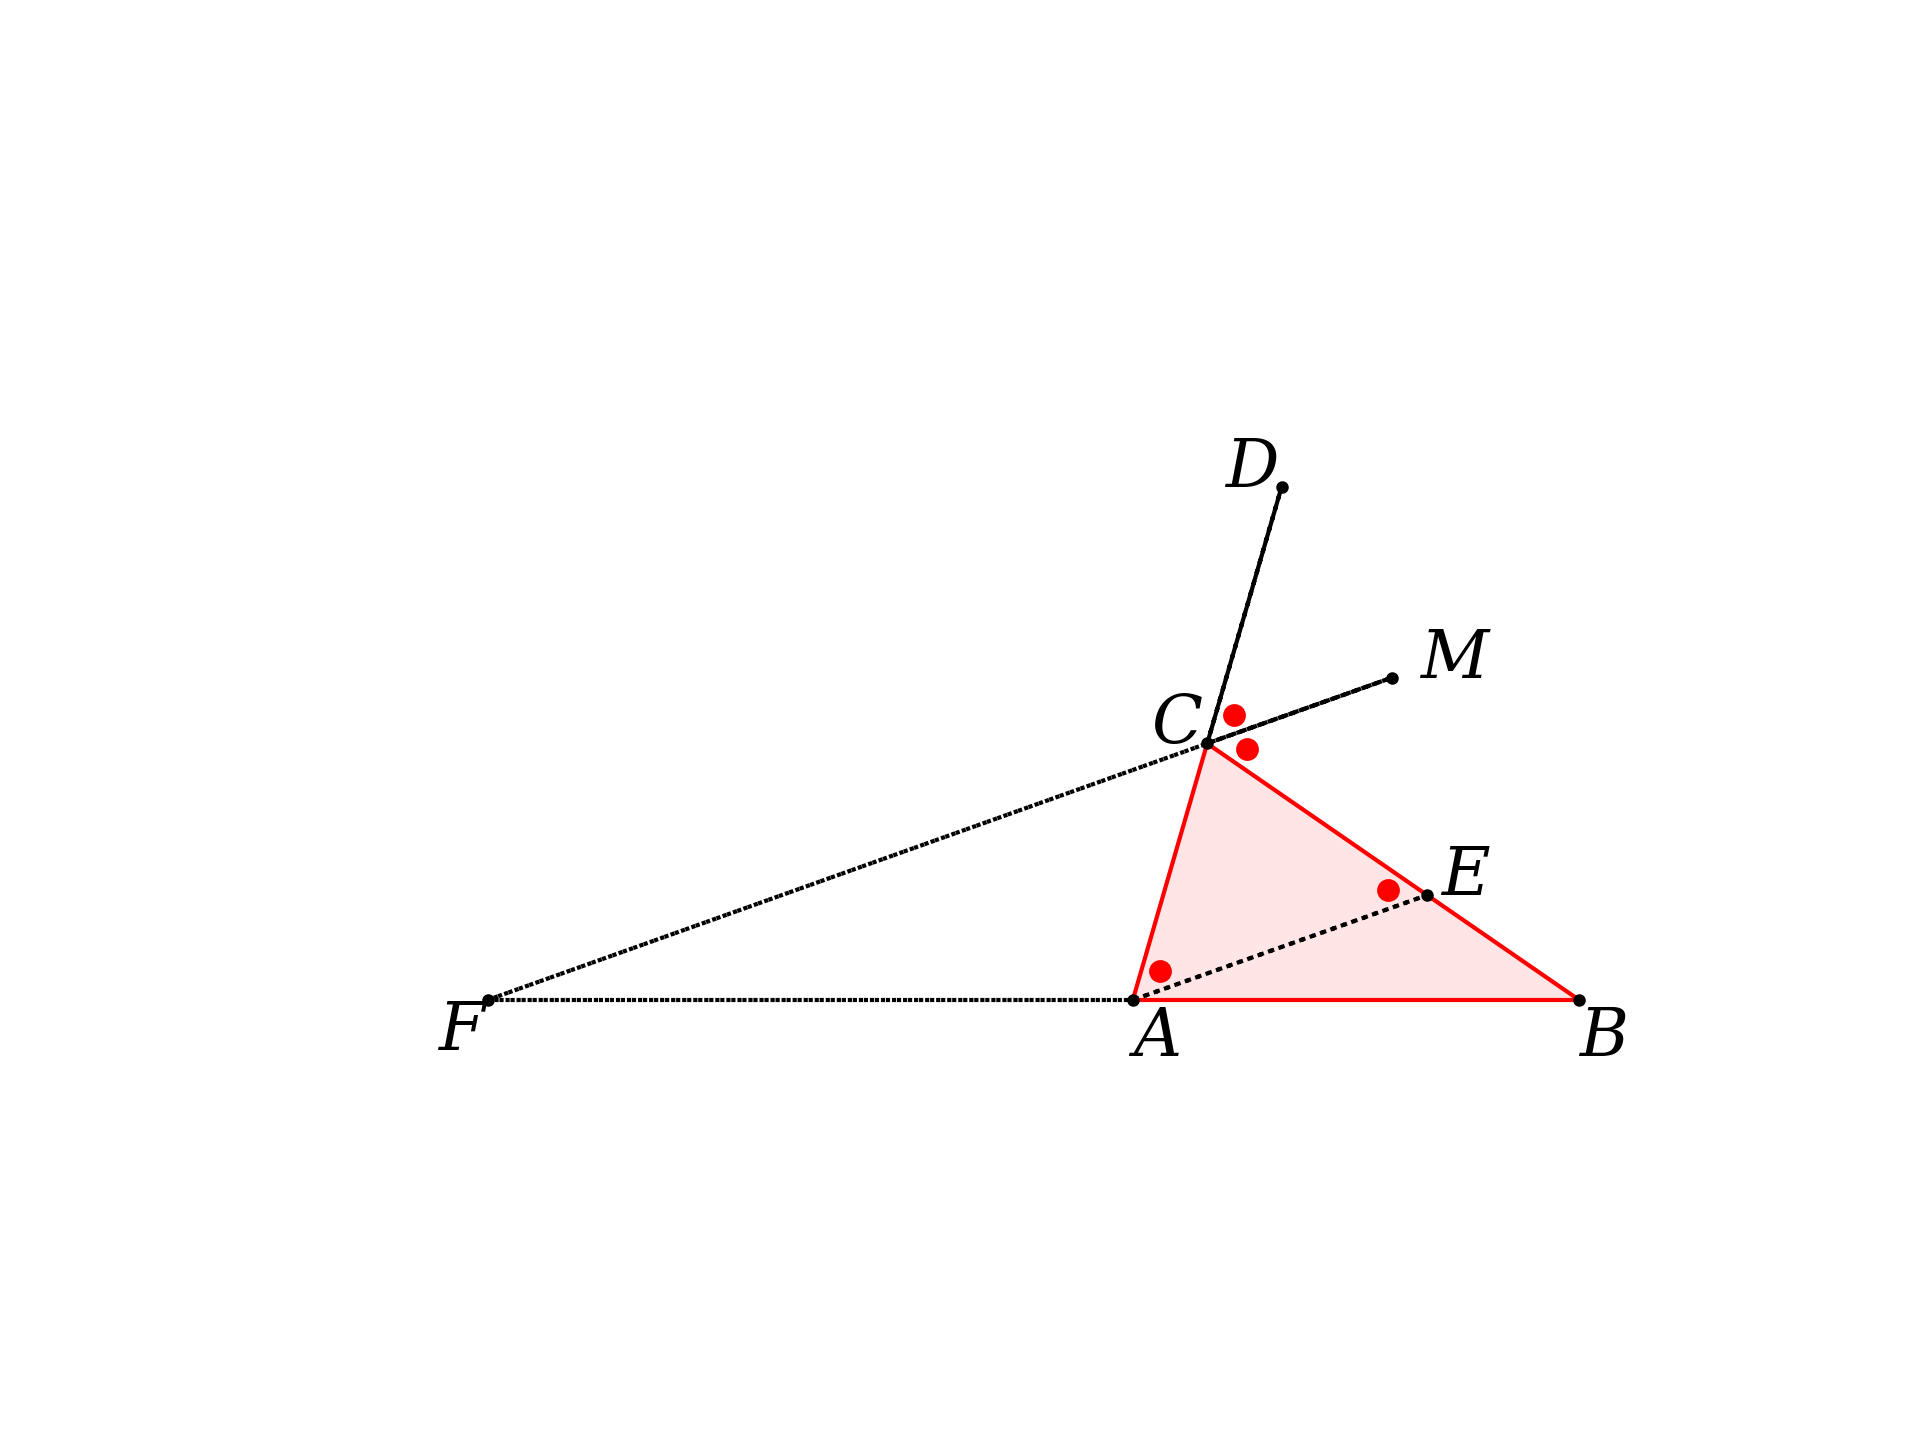

Reproduce this figure in Python.
import path
import matplotlib.pyplot as plt
import numpy as np
import geometry as geo

fig, ax = geo.init()
ax.set(xlim=(-180,120), ylim=(-10,120))

pL = geo.get_standard_triangle()
A,B,C = pL
C = geo.nudge(C,'S',20)

geo.fill_polygon(ax,[A,B,C])
geo.outline_polygon(ax,[A,B,C],ec='red')

# draw a line parallel to AC but through D
# to meet bisector of A

D = geo.get_point_by_fractional_length([A,C],2.0)
M = geo.bisect_angle_Euclid(C,[B,D])

m = geo.get_slope_for_two_points([C,M])
tmp = geo.Point(A.x + 10,A.y + 10*m)
E = geo.get_intersection_for_two_lines([A,tmp],[B,C])

geo.draw_line_segment(ax,[C,D])
geo.draw_line_segments(ax,[[A,E],[C,M],[C,D]],ls=':')

F = geo.get_intersection_for_two_lines([A,B],[M,C])
geo.draw_line_segments(ax,[[A,F],[M,F]],ls=':')

geo.label_points([('A',A,'S',8),
                  ('B',B,'S',8),
                  ('C',C,'W',8),
                  ('D',D,'W',8),
                  ('E',E,'E',2),
                  ('F',F,'SW',10),
                  ('M',M,'E',4),
                  ])

geo.mark_angles(ax,
    [[D,C,M],[M,C,B],[C,A,E],[A,E,C]],c='r',d=8)

geo.scatter_points(ax,[A,B,C,D,E,F,M],s=4)


# ----------------------------------------

plt.gca().set_axis_off()
ofn = '/Users/telliott/Desktop/bisector2.png'
plt.savefig(ofn, dpi=300)





